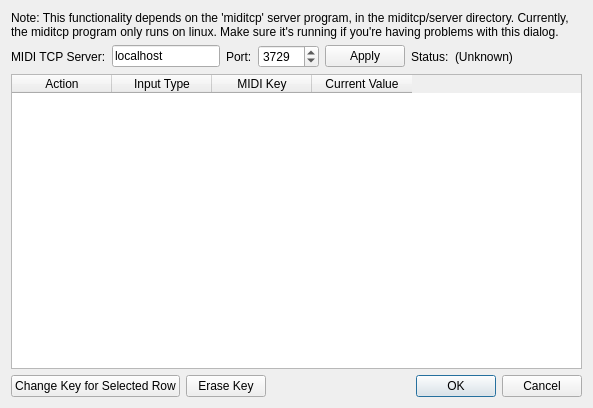
<?xml version="1.0" encoding="UTF-8"?>
<ui version="4.0">
 <class>MidiInputSettingsDialog</class>
 <widget class="QDialog" name="MidiInputSettingsDialog">
  <property name="geometry">
   <rect>
    <x>0</x>
    <y>0</y>
    <width>593</width>
    <height>408</height>
   </rect>
  </property>
  <property name="windowTitle">
   <string>Dialog</string>
  </property>
  <layout class="QVBoxLayout" name="verticalLayout">
   <item>
    <widget class="QLabel" name="label">
     <property name="text">
      <string>Note: This functionality depends on the 'miditcp' server program, in the miditcp/server directory. Currently, the miditcp program only runs on linux. Make sure it's running if you're having problems with this dialog.</string>
     </property>
     <property name="textFormat">
      <enum>Qt::PlainText</enum>
     </property>
     <property name="wordWrap">
      <bool>true</bool>
     </property>
    </widget>
   </item>
   <item>
    <layout class="QHBoxLayout" name="horizontalLayout">
     <item>
      <widget class="QLabel" name="label_2">
       <property name="text">
        <string>MIDI TCP Server:</string>
       </property>
      </widget>
     </item>
     <item>
      <widget class="QLineEdit" name="hostEdit">
       <property name="text">
        <string>localhost</string>
       </property>
      </widget>
     </item>
     <item>
      <widget class="QLabel" name="label_3">
       <property name="text">
        <string>Port:</string>
       </property>
      </widget>
     </item>
     <item>
      <widget class="QSpinBox" name="portBox">
       <property name="minimum">
        <number>1</number>
       </property>
       <property name="maximum">
        <number>65536</number>
       </property>
       <property name="value">
        <number>3729</number>
       </property>
      </widget>
     </item>
     <item>
      <widget class="QPushButton" name="hostApplyBtn">
       <property name="text">
        <string>Apply</string>
       </property>
      </widget>
     </item>
     <item>
      <widget class="QLabel" name="label_4">
       <property name="text">
        <string>Status:</string>
       </property>
      </widget>
     </item>
     <item>
      <widget class="QLabel" name="connectStatusLabel">
       <property name="text">
        <string>(Unknown)</string>
       </property>
      </widget>
     </item>
     <item>
      <spacer name="horizontalSpacer">
       <property name="orientation">
        <enum>Qt::Horizontal</enum>
       </property>
       <property name="sizeHint" stdset="0">
        <size>
         <width>40</width>
         <height>20</height>
        </size>
       </property>
      </spacer>
     </item>
    </layout>
   </item>
   <item>
    <widget class="QTableWidget" name="tableWidget">
     <column>
      <property name="text">
       <string>Action</string>
      </property>
     </column>
     <column>
      <property name="text">
       <string>Input Type</string>
      </property>
     </column>
     <column>
      <property name="text">
       <string>MIDI Key</string>
      </property>
     </column>
     <column>
      <property name="text">
       <string>Current Value</string>
      </property>
     </column>
    </widget>
   </item>
   <item>
    <layout class="QHBoxLayout" name="horizontalLayout_2">
     <item>
      <widget class="QPushButton" name="changeBtn">
       <property name="toolTip">
        <string>To change a key for a row, first click on the row to change and click &quot;Change Key&quot;</string>
       </property>
       <property name="text">
        <string>Change Key for Selected Row</string>
       </property>
       <property name="checkable">
        <bool>true</bool>
       </property>
      </widget>
     </item>
     <item>
      <widget class="QPushButton" name="eraseBtn">
       <property name="text">
        <string>Erase Key</string>
       </property>
      </widget>
     </item>
     <item>
      <spacer name="horizontalSpacer_2">
       <property name="orientation">
        <enum>Qt::Horizontal</enum>
       </property>
       <property name="sizeHint" stdset="0">
        <size>
         <width>40</width>
         <height>20</height>
        </size>
       </property>
      </spacer>
     </item>
     <item>
      <widget class="QDialogButtonBox" name="buttonBox">
       <property name="orientation">
        <enum>Qt::Horizontal</enum>
       </property>
       <property name="standardButtons">
        <set>QDialogButtonBox::Cancel|QDialogButtonBox::Ok</set>
       </property>
      </widget>
     </item>
    </layout>
   </item>
  </layout>
 </widget>
 <resources/>
 <connections>
  <connection>
   <sender>buttonBox</sender>
   <signal>accepted()</signal>
   <receiver>MidiInputSettingsDialog</receiver>
   <slot>accept()</slot>
   <hints>
    <hint type="sourcelabel">
     <x>470</x>
     <y>379</y>
    </hint>
    <hint type="destinationlabel">
     <x>373</x>
     <y>381</y>
    </hint>
   </hints>
  </connection>
  <connection>
   <sender>buttonBox</sender>
   <signal>rejected()</signal>
   <receiver>MidiInputSettingsDialog</receiver>
   <slot>reject()</slot>
   <hints>
    <hint type="sourcelabel">
     <x>540</x>
     <y>380</y>
    </hint>
    <hint type="destinationlabel">
     <x>282</x>
     <y>371</y>
    </hint>
   </hints>
  </connection>
 </connections>
</ui>
